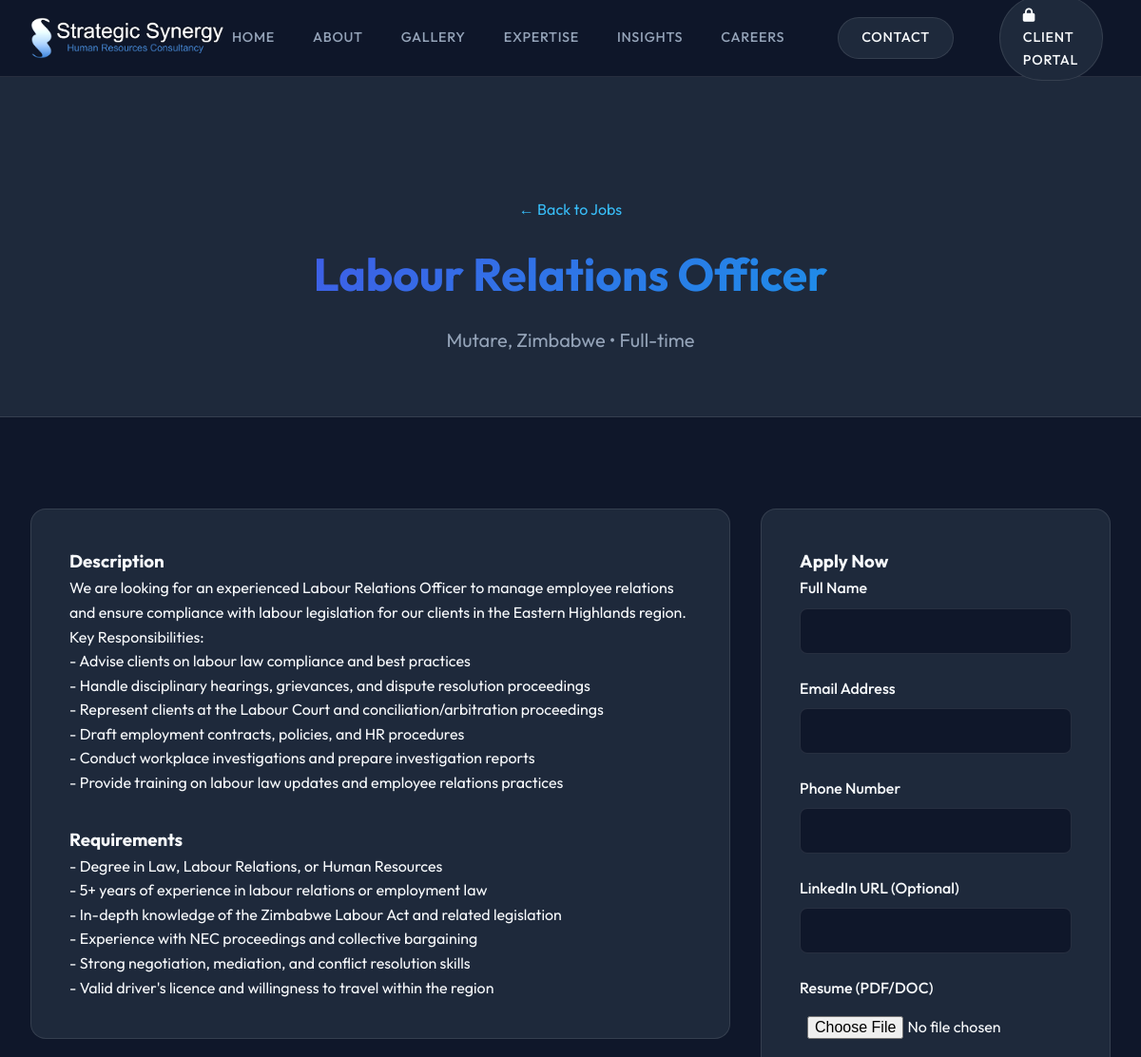
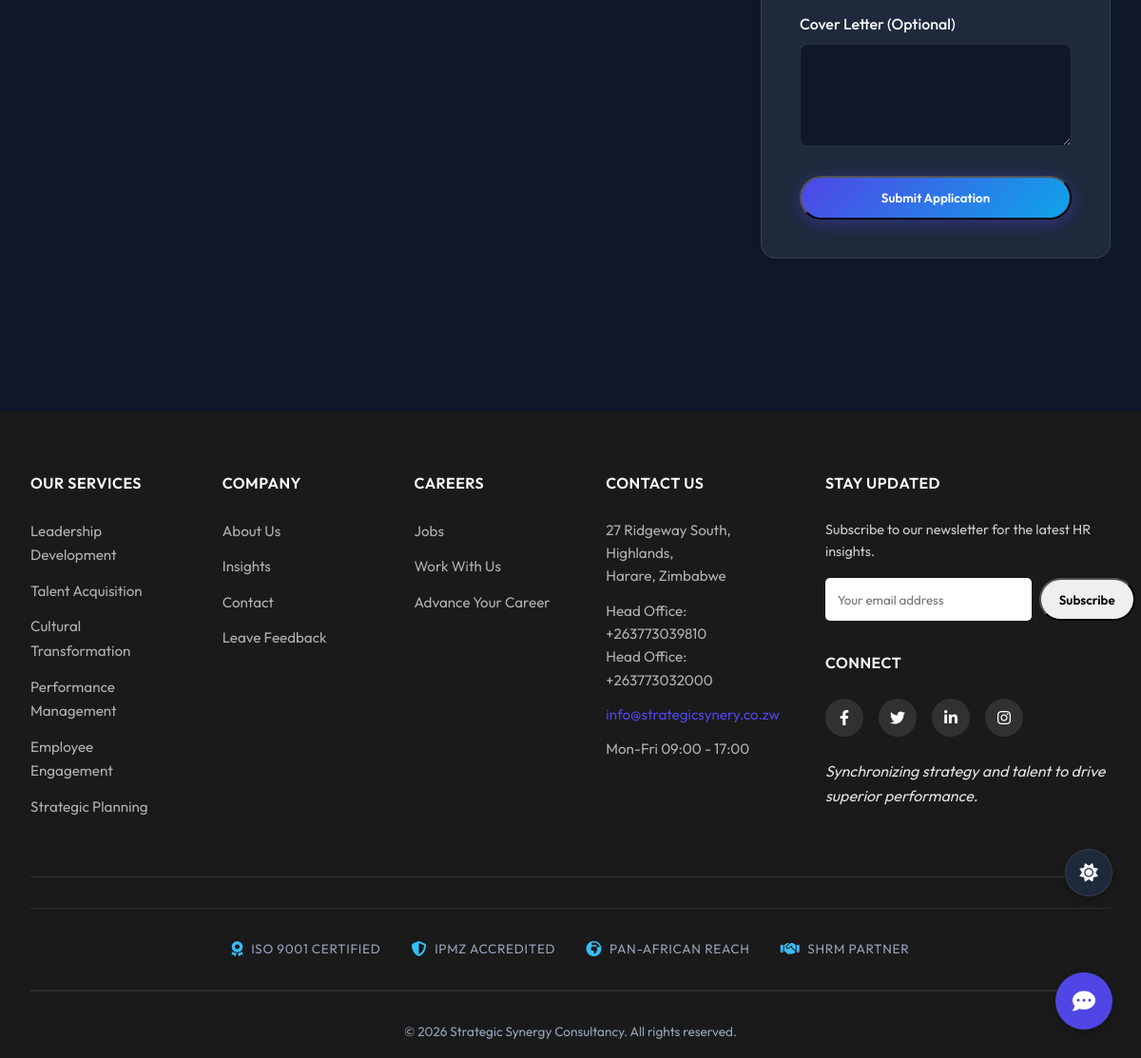
Page /careers/16/ on the committed database (2 pictures, top to bottom).
### careers/models.py (models this page shows, shortened)
class Job(models.Model):
    JOB_TYPES = [
        ('FT', 'Full-time'),
        ('PT', 'Part-time'),
        ('CT', 'Contract'),
        ('IN', 'Internship'),
    ]
    title = models.CharField(max_length=200)
    location = models.CharField(max_length=100)
    job_type = models.CharField(max_length=2, choices=JOB_TYPES, default='FT')
    description = models.TextField(help_text="Detailed job description")
    requirements = models.TextField(help_text="List of requirements")
    salary_range = models.CharField(max_length=100, blank=True, null=True)
    deadline = models.DateTimeField(blank=True, null=True, help_text="Application deadline")
    posted_at = models.DateTimeField(auto_now_add=True)
    is_active = models.BooleanField(default=True)
    class Meta:
        ordering = ['-posted_at']

### careers/views.py (the view)
# urls.py: path('<int:job_id>/', views.job_detail, name='job_detail'),
def job_detail(request, job_id):
    job = get_object_or_404(Job, pk=job_id)
    return render(request, 'careers/job_detail.html', {'job': job})

### templates/careers/job_detail.html (shortened to what this page needs)
{% extends 'base.html' %}
{% load static %}
{% block content %}
<section class="page-header">
    <div class="container">
        <a href="{% url 'careers:job_list' %}"
            style="color: var(--accent); text-decoration: none; display: inline-block; margin-bottom: 1rem;">&larr; Back
            to Jobs</a>
        <h1>{{ job.title }}</h1>
        <p>{{ job.location }} &bull; {{ job.get_job_type_display }}</p>
    </div>
</section>
<section class="section">
    <div class="container">
        <div class="job-layout two-column-layout">
            <div class="job-details">
                <div class="card">
                    <h3>Description</h3>
                    <p>{{ job.description|linebreaks }}</p>
                    <h3 style="margin-top: 2rem;">Requirements</h3>
                    <p>{{ job.requirements|linebreaks }}</p>
                </div>
            </div>
            <div class="job-application">
                <div class="card contact-form-wrapper" style="position: sticky; top: 100px;">
                    <h3>Apply Now</h3>
                    <form action="{% url 'careers:apply_job' job.id %}" method="POST" enctype="multipart/form-data">
                        <div class="form-group">
                            <label>Full Name</label>
                            <input type="text" name="full_name" required>
                        </div>
                        <div class="form-group">
                            <label>Email Address</label>
                            <input type="email" name="email" required>
                        </div>
                        <div class="form-group">
                            <label>Phone Number</label>
                            <input type="tel" name="phone" required>
                        </div>
                        <div class="form-group">
                            <label>LinkedIn URL (Optional)</label>
                            <input type="url" name="linkedin_url">
                        </div>
                        <div class="form-group">
                            <label>Resume (PDF/DOC)</label>
                            <input type="file" name="resume" accept=".pdf,.doc,.docx" required
                                style="padding: 0.5rem; background: transparent; border: none;">
                        </div>
                        <div class="form-group">
                            <label>Cover Letter (Optional)</label>
                            <textarea name="cover_letter" rows="4"></textarea>
                        </div>
                        <button type="submit" class="btn btn-primary" style="width: 100%;">Submit Application</button>
                    </form>
                </div>
            </div>
        </div>
    </div>
</section>
{% endblock %}

### static/css/styles.css (style rules this page uses)
:root { --primary: #4f46e5; --secondary: #0ea5e9; --background: #0f172a; --surface: #1e293b; --text: #f8fafc; --text-muted: #94a3b8; --accent: #38bdf8; --glass: rgba(255, 255, 255, 0.05); --border: rgba(255, 255, 255, 0.1); --gradient: linear-gradient(135deg, var(--primary), var(--secondary)); }
* { margin: 0; padding: 0; box-sizing: border-box; font-family: 'Outfit', sans-serif; }
body { background-color: var(--background); color: var(--text); line-height: 1.6; overflow-x: hidden; }
a { text-decoration: none; color: inherit; transition: color 0.3s ease; }
.container { max-width: 1200px; margin: 0 auto; padding: 0 2rem; }
.section { padding: 6rem 0; }
.btn { display: inline-block; padding: 0.8rem 2rem; border-radius: 50px; font-weight: 600; transition: all 0.3s ease; }
.btn-primary { background: var(--primary); background: var(--gradient); color: white; box-shadow: 0 4px 20px rgba(79, 70, 229, 0.4); }
.card { background: var(--surface); border: 1px solid var(--border); border-radius: 16px; padding: 2rem; transition: transform 0.3s ease, border-color 0.3s ease; }
.page-header { background: var(--surface); padding: 8rem 0 4rem; text-align: center; border-bottom: 1px solid var(--border); }
.page-header h1 { font-size: 3rem; margin-bottom: 1rem; background: var(--gradient); background-clip: text; -webkit-background-clip: text; -webkit-text-fill-color: transparent; }
.page-header p { font-size: 1.25rem; color: var(--text-muted); }
.contact-form-wrapper { background: var(--surface); padding: 2rem; border-radius: 16px; border: 1px solid var(--border); }
.form-group { margin-bottom: 1.5rem; }
.form-group label { display: block; margin-bottom: 0.5rem; font-weight: 500; }
.form-group input, .form-group textarea { width: 100%; padding: 0.8rem; background: var(--background); border: 1px solid var(--border); border-radius: 8px; color: var(--text); font-size: 1rem; }
.card { padding: 2.5rem; }
.btn { transition: all 0.4s cubic-bezier(0.22, 1, 0.36, 1); }
.card { transition: transform 0.5s cubic-bezier(0.22, 1, 0.36, 1), box-shadow 0.5s cubic-bezier(0.22, 1, 0.36, 1); }

### templates/careers/job_detail.html (style rules this page uses)
.job-layout { display: grid; grid-template-columns: 2fr 1fr; gap: 2rem; }

### rows in the picture
Job: title "Labour Relations Officer", location "Mutare, Zimbabwe", job_type "Full-time", description "We are looking for an experienced Labour Relations Officer to manage employee relations and ensure compliance with labour legislation for our clients in the Eastern Highlands region. Key Responsibilities: - Advise clients on labour law compliance and best practices - Handle disciplinary hearings, grievances, and dispute resolution proceedings - Represent clients at the Labour Court and conciliation/arbitration proceedings - Draft employment contracts, policies, and HR procedures - Conduct workplace investigations and prepare investigation reports - Provide training on labour law updates and employee relations practices", requirements "- Degree in Law, Labour Relations, or Human Resources - 5+ years of experience in labour relations or employment law - In-depth knowledge of the Zimbabwe Labour Act and related legislation - Experience with NEC proceedings and collective bargaining - Strong negotiation, mediation, and conflict resolution skills - Valid driver's licence and willingness to travel within the region"
